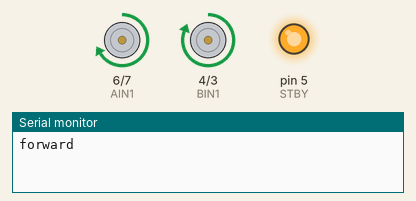
The sketch below on a simulated Arduino Uno, built with avr-gcc and run on an emulated ATmega328P. Shown: motor-driver pin pairs drawn as motors (green arrow = first pin HIGH = forward, orange = second pin HIGH = backward, longer = more drive, scaled by the enable pin, stopped while the standby pin is LOW), output pins drawn as LEDs (lit = HIGH), the last lines printed to the serial monitor.

Above: at 1.0 s.
At 2.5 s:
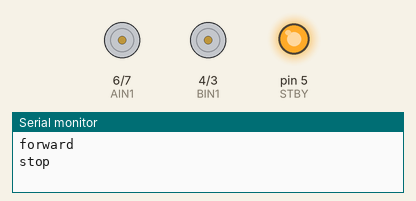
At 4.0 s:
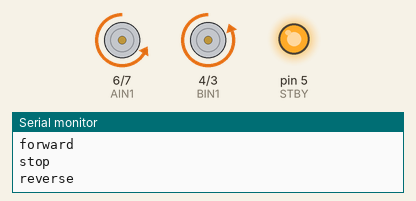
Timing chart, 0 to 7.8 s (numbered marks = the images above):
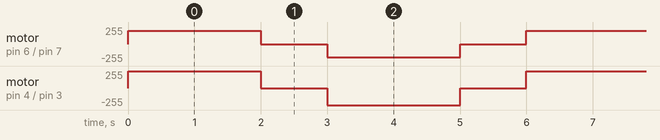

Measured:
- by itself, motor on pin 6 (AIN1) / pin 7 (AIN2): repeats every 6.0 s: stopped 1.0 s, backward 200/255 2.0 s, stopped 1.0 s, forward 200/255 2.0 s
- by itself, motor on pin 4 (BIN1) / pin 3 (BIN2): repeats every 6.0 s: stopped 1.0 s, backward 255/255 2.0 s, stopped 1.0 s, forward 255/255 2.0 s

The sketch:

basic_drive.ino
```cpp
// Motor A
const int AIN1 = 6;
const int AIN2 = 7;
const int PWMA = 9;

// Motor B
const int BIN1 = 4;
const int BIN2 = 3;
const int PWMB = 2;

const int STBY = 5;

void setup() {
  Serial.begin(9600);
  pinMode(AIN1, OUTPUT);
  pinMode(AIN2, OUTPUT);
  pinMode(PWMA, OUTPUT);
  pinMode(BIN1, OUTPUT);
  pinMode(BIN2, OUTPUT);
  pinMode(PWMB, OUTPUT);
  pinMode(STBY, OUTPUT);

  digitalWrite(STBY, HIGH); // take out of standby
}

void driveMotor(int ain1, int ain2, int pwmPin, int speed) {
  if (speed > 0) {
    digitalWrite(ain1, HIGH);
    digitalWrite(ain2, LOW);
  } else if (speed < 0) {
    digitalWrite(ain1, LOW);
    digitalWrite(ain2, HIGH);
    speed = -speed;
  } else {
    digitalWrite(ain1, LOW);
    digitalWrite(ain2, LOW);
  }
  analogWrite(pwmPin, speed);
}

void loop() {
  Serial.println("forward");
  driveMotor(AIN1, AIN2, PWMA, 200);
  driveMotor(BIN1, BIN2, PWMB, 200);
  delay(2000);

  Serial.println("stop");
  driveMotor(AIN1, AIN2, PWMA, 0);
  driveMotor(BIN1, BIN2, PWMB, 0);
  delay(1000);

  Serial.println("reverse");
  driveMotor(AIN1, AIN2, PWMA, -200);
  driveMotor(BIN1, BIN2, PWMB, -200);
  delay(2000);

  Serial.println("stop");
  driveMotor(AIN1, AIN2, PWMA, 0);
  driveMotor(BIN1, BIN2, PWMB, 0);
  delay(1000);
}
```
